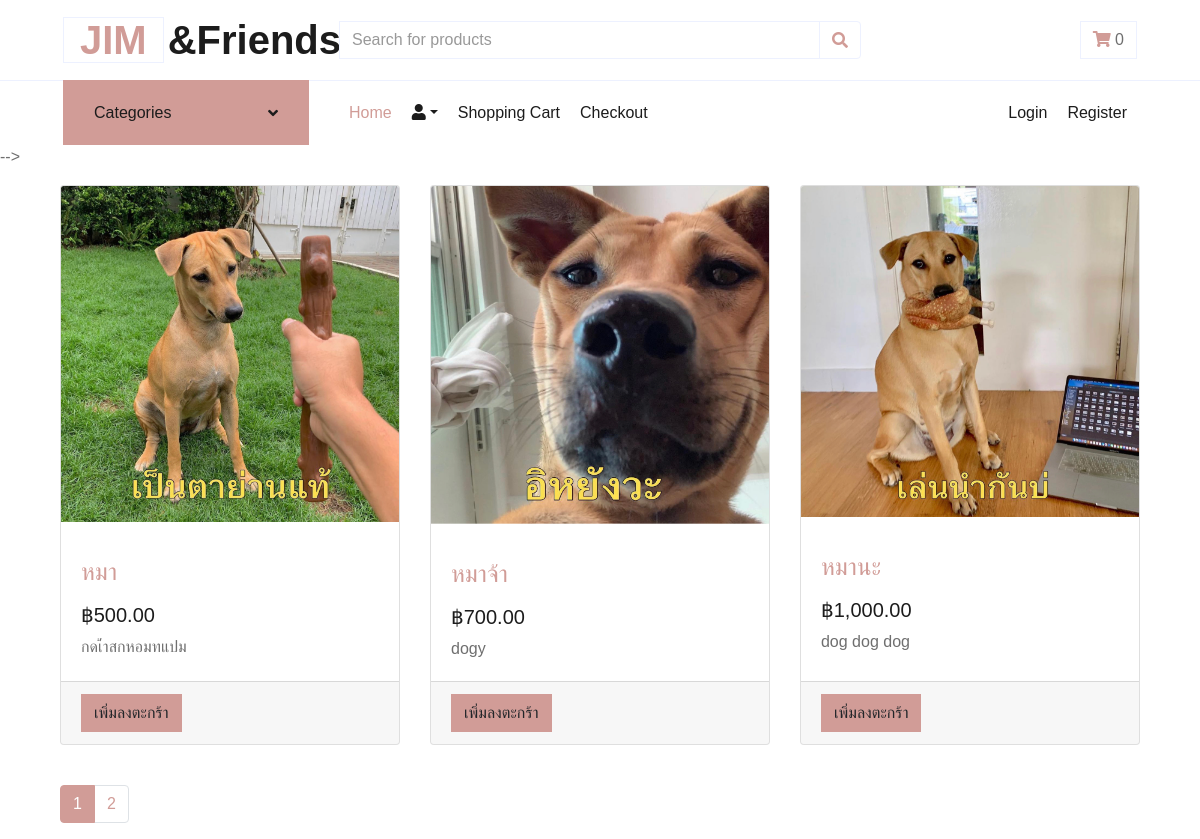
The page / on the database its author committed.
### store/models.py (models this page shows, shortened)
class Product(models.Model):
    name=models.CharField(max_length=250,unique=True)
    slug=models.SlugField(max_length=250,unique=True)
    description=models.TextField(blank=True)
    price=models.DecimalField(max_digits=12,decimal_places=2)
    category=models.ForeignKey(Category,on_delete=models.CASCADE)
    image=models.ImageField(upload_to="product",blank=True)
    stock=models.IntegerField()
    available=models.BooleanField(default=True)
    created=models.DateTimeField(auto_now_add=True)
    updated=models.DateTimeField(auto_now=True)
    class Meta :
        ordering=('name',)
        verbose_name='สินค้า'
        verbose_name_plural="ข้อมูลสินค้า"
    def get_url(self):
        return reverse('productDetail', args=[self.category.slug,self.slug])

### store/views.py (the view)
# urls.py: path('',views.index,name="Home"),
def index(request,category_slug=None):
    products=None
    category_page=None
    if category_slug!=None:
        category_page=get_object_or_404(Category,slug=category_slug)
        products=Product.objects.all().filter(category=category_page,available=True)
    else :
        products=Product.objects.all().filter(available=True)
    paginator=Paginator(products,3)
    try:
        page=int(request.GET.get('page','1'))
    except:
        page=1
    try:
        productperPage=paginator.page(page)
    except (EmptyPage,InvalidPage):
        productperPage=paginator.page(paginator.num_pages)
    return render(request,'index.html',{'products':productperPage,'category':category_page})

### store/context_processors.py (called while the page is built)
def menu_links(request):
    links=Category.objects.all()
    return dict(links=links)

def counter(request):
    item_count=0
    if 'admin' in request.path:
        return {}
    else:
        try:
            cart=Cart.objects.filter(cart_id=_cart_id(request))
            cart_Item=CartItem.objects.all().filter(cart=cart[:1])
            for item in cart_Item:
                item_count+=item.quantity
        except Cart.DoesNotExist:
            item_count=0
    return dict(item_count=item_count)

### store/models.py (called while the page is built)
    def get_url(self):
        return reverse('product_by_category', args=[self.slug])

### store/views.py (called while the page is built)
def _cart_id(request):
    cart=request.session.session_key
    if not cart:
        cart=request.session.create()
    return cart

### store/templates/index.html
{% extends "layoutscartdetail.html" %}
{% load static %}
{% load humanize %}
{% block content%}
<div class="container">
  <div class="row my-3">
  {% for product in products %}
  <div class="col-lg-4 col-md-6 mb-4">
      <div class="card h-100">
        <a href="{{product.get_url}}"><img class="card-img-top" src="{{product.image.url}}" alt=""></a>
        <div class="card-body">
          <h4 class="card-title">
            <a href="{{product.get_url}}">{{product.name}}</a>
          </h4>
          <h5>฿{{product.price|intcomma}}</h5>
          <p class="card-text">{{product.description | slice:":150"}}</p>
        </div>
        <div class="card-footer">
          {% if product.stock <= 0 %}
                  <h5 class="text-danger">สินค้าหมด</h5>
          {% else %}
              <a href="{%url 'addCart' product.id %}" class="btn btn-primary">เพิ่มลงตะกร้า</a>
          {% endif %}
        </div>
      </div>
    </div>
  {% endfor %}
  </div>
  <nav aria-label="pagination">
    {% if products.paginator.num_pages > 1 %}
    <ul class="pagination">
          {% for page_number in products.paginator.page_range %}
            <li class="page-item
            {% if products.number == page_number %}
                  active
            {% endif %}
            "><a class="page-link" href="?page={{ page_number }}">{{ page_number }}</a></li>
          {% endfor %}
    </ul>
    {% endif %}
  </nav>
</div>
{% endblock %}

### store/templates/layoutscartdetail.html (shortened to what this page needs)
{% load static %}
<!DOCTYPE html>
<html lang="en">
<head>
    <link rel="stylesheet" href="https://stackpath.bootstrapcdn.com/bootstrap/4.4.1/css/bootstrap.min.css">
    <link rel="stylesheet" href="https://use.fontawesome.com/releases/v5.8.1/css/all.css">
    <div class="container-fluid">
      <div class="row align-items-center py-3 px-xl-5">
        <div class="col-lg-3 d-none d-lg-block">
            <a href="" class="text-decoration-none">
                <h1 class="m-0 display-5 font-weight-semi-bold"><span class="text-primary font-weight-bold border px-3 mr-1">JIM</span>&Friends</h1>
            </a>
        </div>
        <div class="col-lg-6 col-6 text-left">
            <form action="{%url 'search'%}", method="GET">
                <div class="input-group">
                    <input type="text" name="title" class="form-control" placeholder="Search for products">
                    <div class="input-group-append">
                        <button class="input-group-text bg-transparent text-primary">
                            <i class="fa fa-search"></i>
                        </button>
                    </div>
                </div>
            </form>
        </div>
        <div class="col-lg-3 col-6 text-right">
            <a href="{%url 'cartdetail'%}" class="btn border">
                <i class="fas fa-shopping-cart text-primary"></i>
                {% if item_count > 0%}
                  {{item_count}}
                {% else %}
                  0
                {% endif %}
            </a>
        </div>
    </div>
  </div>
    <div class="container-fluid">
        <div class="row border-top px-xl-5">
            <div class="col-lg-3 d-none d-lg-block">
                <a class="btn shadow-none d-flex align-items-center justify-content-between bg-primary text-white w-100" data-toggle="collapse" href="#navbar-vertical" style="height: 65px; margin-top: -1px; padding: 0 30px;">
                    <h6 class="m-0">Categories</h6>
                    <i class="fa fa-angle-down text-dark"></i>
                </a>
            </div>
            <div class="col-lg-9">
                <nav class="navbar navbar-expand-lg bg-light navbar-light py-3 py-lg-0 px-0">
                    <div class="collapse navbar-collapse justify-content-between" id="navbarCollapse">
                      <div class="navbar-nav mr-auto py-0">
                          <a href="{% url 'Home'%}" class="nav-item nav-link active">Home</a>
                          <div class="nav-item dropdown">
                            <a  class="nav-link dropdown-toggle" data-toggle="dropdown" aria-expanded="false">{{request.user.username}} <i class="fas fa-user circle"></i></a>
                        </div>
                          <a href="{%url 'cartdetail'%}" class="nav-item nav-link">Shopping Cart</a>
                          <a href="{% url 'checkout'%}" class="nav-item nav-link">Checkout</a>
                        </div>
                        <div class="navbar-nav ml-auto py-0">
                          {% if request.user.is_authenticated and request.user.first_name %}
                          <a href="{% url 'signOut'%}" class="nav-item nav-link">Logout</a>
                          {% else%}
                          <a href="{% url 'signIn'%}" class="nav-item nav-link">Login</a>
                          <a href="{% url 'signUp'%}" class="nav-item nav-link">Register</a>
                          {%endif%}
                        </div>
                    </div>
                </nav>
            </div>
        </div>
    </div>
</head>
<body>
     {% include 'navbar.html' %}
     <div class="container">
        {% block content%}
        {% endblock%}
     </div>
</body>
</html>

### store/templates/navbar.html (shortened to what this page needs)
   -->

### rows shown on the page
Product: image (picture), name "หมา", price "500.00", description "กดเ้่าสกหอมทแปม", stock "เพิ่มลงตะกร้า"
Product: image (picture), name "หมาจ้า", price "700.00", description "dogy", stock "เพิ่มลงตะกร้า"
Product: image (picture), name "หมานะ", price "1,000.00", description "dog dog dog", stock "เพิ่มลงตะกร้า"

### other values the page prints
{{ page_number }} "1" "2"
